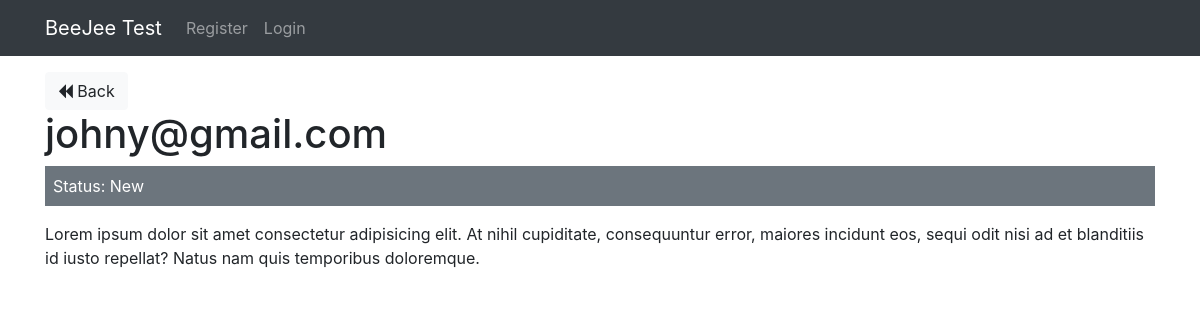
Page /test/posts/show/19 on the committed database.
### tables this page shows
CREATE TABLE `posts` (
  `id` int(11) NOT NULL,
  `user_id` int(11) DEFAULT NULL,
  `username` varchar(50) NOT NULL,
  `email` text NOT NULL,
  `body` text NOT NULL,
  `status` varchar(20) NOT NULL DEFAULT 'New',
  `created_at` datetime NOT NULL DEFAULT current_timestamp()
);

### test/app/controllers/Posts.php (called while the page is built, shortened)
<?php
  class Posts extends Controller {
    public function __construct(){
      $this->postModel = $this->model('Post');
      $this->userModel = $this->model('User');
    }
    public function show($id){
      $post = $this->postModel->getPostById($id);
      $user = $this->userModel->getUserById($post->user_id);
      $data = [
        'post' => $post,
        'user' => $user
      ];
      $this->view('posts/show', $data);
    }
  }

### test/app/libraries/Core.php (called while the page is built, shortened)
<?php
class Core  {
   protected $currentMethod = 'index';
   public function __construct(){
    $url = $this->getUrl();
    if(file_exists('../app/controllers/' . ucwords($url[0]). '.php')){
        unset($url[0]);
    }
    $this->currentController = new $this->currentController;
    if(isset($url[1])){
        if(method_exists($this->currentController, $url[1])){
            $this->currentMethod = $url[1];
            unset($url[1]);
        }
    }
    $this->params = $url ? array_values($url) : [];
    call_user_func_array([$this->currentController, $this->currentMethod], $this->params);
   }
   public function getUrl(){
       if(isset($_GET['url'])){
        $url = rtrim($_GET['url'], '/');
        $url = filter_var($url, FILTER_SANITIZE_URL);
        $url = explode('/', $url);
        return $url;
       }
   }
}

### test/public/index.php (called while the page is built, shortened)
<?php require_once APPROOT . '/views/inc/header.php'; ?>
<?php
  $init = new Core();
?>
<?php require_once APPROOT . '/views/inc/footer.php'; ?>

### test/app/libraries/Database.php (called while the page is built, shortened)
<?php
 class Database {
   private $host = DBHOST;
   private $user = DBUSER;
   private $password = DBPASS;
   private $dbname = DBNAME;
   private $dbh;
   private $stmt;
   public function __construct(){
    $dsn = 'mysql:host='.$this->host.';dbname='.$this->dbname;
    $options = array(
      PDO::ATTR_PERSISTENT => true,
      PDO::ATTR_ERRMODE => PDO::ERRMODE_EXCEPTION
    );
    try {
      $this->dbh = new PDO($dsn, $this->user, $this->password, $options);
    } catch (PDOException $e) {
      $this->error = $e->getMessage();
      echo $this->error;
    }
   }
   public function query($sql){
     $this->stmt = $this->dbh->prepare($sql);
   }
   public function bind($param, $value, $type = null){
    if(is_null($type)){
      switch (true) {
        case is_null($value):
          $type = PDO::PARAM_NULL;
          break;
        default:
          $type = PDO::PARAM_STR;
          break;
      }
    }
    $this->stmt->bindValue($param, $value, $type);
   }
   public function execute(){
    return $this->stmt->execute();
   }
   public function single(){
     $this->execute();
     return $this->stmt->fetch(PDO::FETCH_OBJ);
   }
 }

### test/app/models/Post.php (called while the page is built, shortened)
<?php
  class Post {
    private $db;
    public function __construct(){
      $this->db = new Database;
    }
    public function getPostById($id){
      $this->db->query("SELECT * FROM posts WHERE id = :id");
      $this->db->bind(':id', $id);
      $row = $this->db->single();
      return $row;
    }
  }

### test/app/views/posts/show.php (the view, shortened to what this page needs)
<?php require_once APPROOT . '/views/inc/header.php'; ?>
<a href="<?php echo URLROOT; ?>/posts" class="btn btn-light"><i class="fa fa-backward"></i> Back</a>
<h1><?php echo $data['post']->email; ?></h1>
<div class="bg-secondary text-white p-2 mb-3">
  Status: <?php echo $data['post']->status; ?>
</div>
<p><?php echo $data['post']->body;?> </p>
<?php require_once APPROOT . '/views/inc/footer.php'; ?>

### rows in the picture
posts: email "johny@gmail.com", status "New", body "Lorem ipsum dolor sit amet consectetur adipisicing elit. At nihil cupiditate, consequuntur error, maiores incidunt eos, sequi odit nisi ad et blanditiis id iusto repellat? Natus nam quis temporibus doloremque."

### other values in the picture
SITENAME "BeeJee Test"
